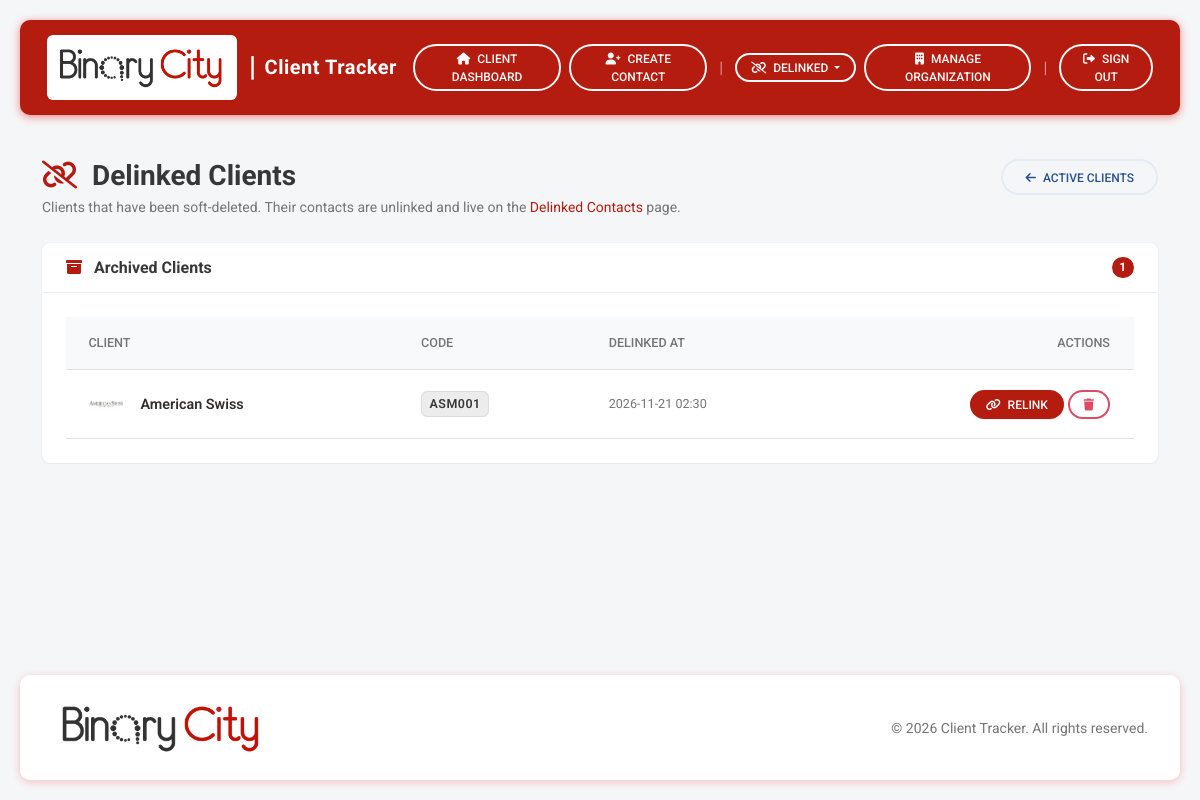
/clients/delinked/ (signed in), run on an earlier commit of the app's database.
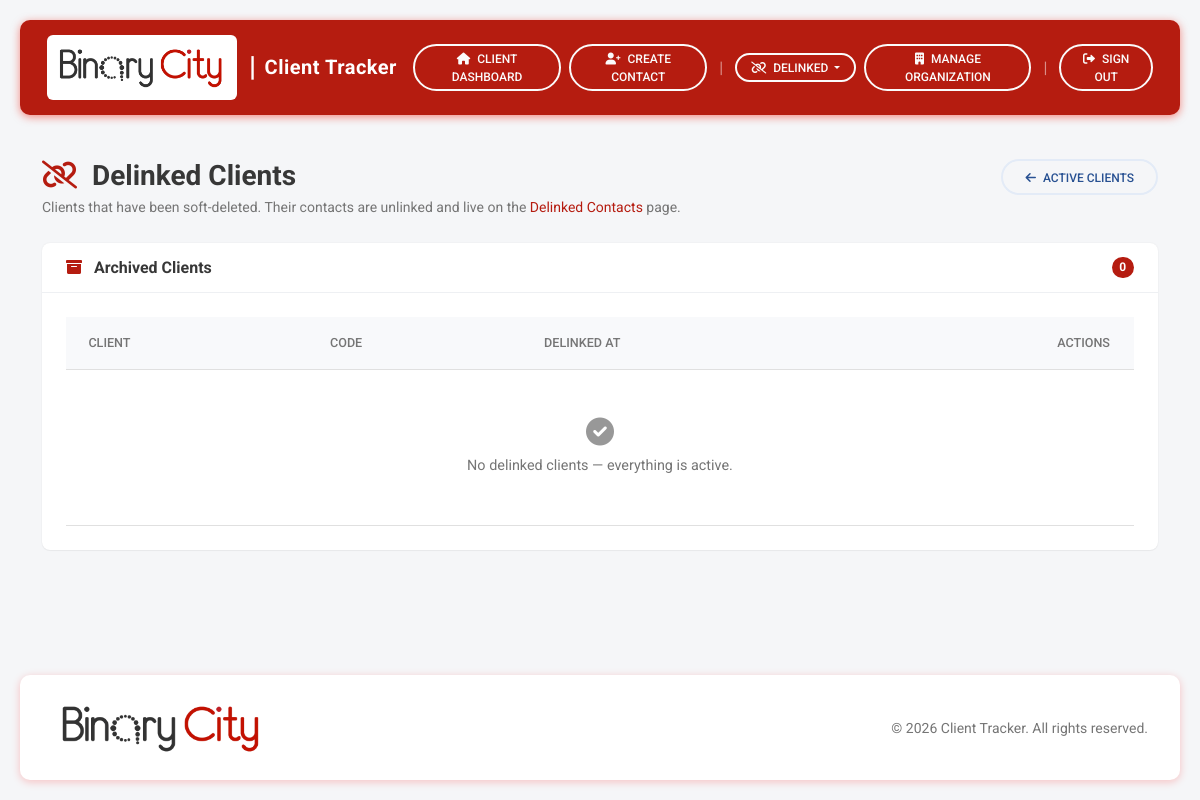
And on a later commit of the database.
### clientTrackerApp/models.py (models this page shows, shortened)
class Client(models.Model):
    name = models.CharField(max_length=255)
    code = models.CharField(max_length=6, unique=True, blank=True, editable=False)
    logo = models.ImageField(upload_to="client_logos/", blank=True, null=True)
    created_at = models.DateTimeField(auto_now_add=True)
    is_delinked = models.BooleanField(default=False, db_index=True)
    delinked_at = models.DateTimeField(null=True, blank=True)
    history = HistoricalRecords()
    class Meta:
        ordering = ["name"]

### clientTrackerApp/views.py (the view)
# urls.py: path("clients/delinked/",       views.delinked_clients, name="delinked-clients"),
@login_required
@staff_required
def delinked_clients(request):
    q = request.GET.get("q", "").strip()
    qs = Client.objects.filter(is_delinked=True).order_by("-delinked_at", "name")
    if q:
        qs = qs.filter(Q(name__icontains=q) | Q(code__icontains=q))
    return render(request, "clientTrackerApp/clients/delinked_clients.html", {
        "clients": qs,
        "q": q,
    })

### templates/clientTrackerApp/clients/delinked_clients.html (shortened to what this page needs)
{% extends "base.html" %}
{% block content %}
<div class="d-flex justify-content-between align-items-start mb-4 flex-wrap gap-3">
  <div>
    <h3 class="mb-1 fw-bold">
      <i class="fas fa-link-slash text-ct me-2"></i> Delinked Clients
    </h3>
    <p class="text-muted mb-0 small">
      Clients that have been soft-deleted. Their contacts are unlinked and live
      on the
      <a href="{% url 'delinked-contacts' %}" class="text-ct">Delinked Contacts</a>
      page.
    </p>
  </div>
  <a class="btn btn-outline-secondary btn-rounded" href="{% url 'client-list' %}">
    <i class="fas fa-arrow-left me-1"></i> Active Clients
  </a>
</div>
<div class="card shadow-1 border-0 rounded-3">
  <div class="card-header card-header-clean d-flex justify-content-between align-items-center">
    <div>
      <i class="fas fa-box-archive text-ct me-2"></i>
      <strong>Archived Clients</strong>
    </div>
    <span class="badge bg-ct rounded-pill">{{ clients|length }}</span>
  </div>
  <div class="card-body">
    <table id="delinkedClientsTable" class="table table-hover align-middle mb-0" style="width:100%;">
      <thead style="background:#f8f9fb;">
        <tr class="text-muted small text-uppercase">
          <th>Client</th>
          <th>Code</th>
          <th>Delinked At</th>
          <th class="text-end pe-4" data-orderable="false">Actions</th>
        </tr>
      </thead>
      <tbody>
        {% for c in clients %}
          <tr data-client-id="{{ c.pk }}">
            <td>
              <div class="d-flex align-items-center gap-3">
                {% if c.logo %}
                  <img src="{{ c.logo.url }}" alt="{{ c.name }}"
                       style="height:36px;width:36px;object-fit:contain;border-radius:6px;">
                {% endif %}
                <div>
                  <div class="fw-semibold text-dark">{{ c.name }}</div>
                </div>
              </div>
            </td>
            <td><span class="code-badge">{{ c.code }}</span></td>
            <td class="text-muted small"
                data-order="{{ c.delinked_at|date:'Y-m-d H:i' }}">
              {% if c.delinked_at %}{{ c.delinked_at|date:"Y-m-d H:i" }}{% else %}—{% endif %}
            </td>
            <td class="text-end pe-4">
              <a class="btn btn-sm btn-ct btn-rounded shadow-1"
                 href="{% url 'client-relink' c.pk %}" title="Relink client">
                <i class="fas fa-link me-1"></i> Relink
              </a>
              <a class="btn btn-sm btn-outline-danger btn-rounded"
                 href="{% url 'client-delete' c.pk %}" title="Delete permanently">
                <i class="fas fa-trash"></i>
              </a>
            </td>
          </tr>
        {% empty %}
          <tr>
            <td colspan="4" class="text-center text-muted py-5">
              <i class="fas fa-circle-check d-block mb-2"
                 style="font-size:1.75rem;color:#989898;"></i>
              No delinked clients — everything is active.
            </td>
          </tr>
        {% endfor %}
      </tbody>
    </table>
  </div>
</div>
{% endblock %}
{% block extra_js %}
<link rel="stylesheet" href="https://cdn.datatables.net/1.13.8/css/dataTables.bootstrap5.min.css">
<link rel="stylesheet" href="https://cdn.datatables.net/responsive/2.5.0/css/responsive.bootstrap5.min.css">
{% endblock %}

What changed in the data, as far as the page shows it:
removed Client: logo (picture), name "American Swiss", code "ASM001", delinked_at "2026-11-21 02:30"
Also different on the page:
{{ clients|length }}: "1" → "0"
text now shown: "No delinked clients — everything is active."
